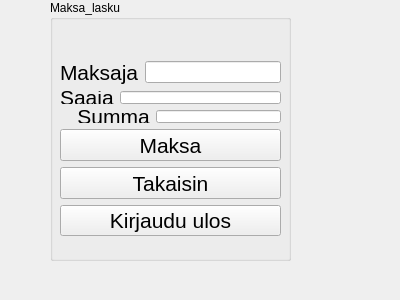
<?xml version="1.0" encoding="UTF-8"?>
<ui version="4.0">
 <class>Maksa_Lasku</class>
 <widget class="QWidget" name="Maksa_Lasku">
  <property name="geometry">
   <rect>
    <x>0</x>
    <y>0</y>
    <width>400</width>
    <height>300</height>
   </rect>
  </property>
  <property name="windowTitle">
   <string>Form</string>
  </property>
  <widget class="QGroupBox" name="groupBox_Maksa_lasku">
   <property name="geometry">
    <rect>
     <x>50</x>
     <y>0</y>
     <width>241</width>
     <height>261</height>
    </rect>
   </property>
   <property name="title">
    <string>Maksa_lasku</string>
   </property>
   <widget class="QWidget" name="">
    <property name="geometry">
     <rect>
      <x>10</x>
      <y>60</y>
      <width>221</width>
      <height>176</height>
     </rect>
    </property>
    <layout class="QVBoxLayout" name="verticalLayout_3">
     <item>
      <layout class="QHBoxLayout" name="horizontalLayout_3">
       <item>
        <widget class="QLabel" name="label_Maksaja">
         <property name="font">
          <font>
           <pointsize>16</pointsize>
          </font>
         </property>
         <property name="text">
          <string>Maksaja</string>
         </property>
        </widget>
       </item>
       <item>
        <widget class="QLineEdit" name="lineEdit_Maksaja"/>
       </item>
      </layout>
     </item>
     <item>
      <layout class="QVBoxLayout" name="verticalLayout_2">
       <item>
        <layout class="QVBoxLayout" name="verticalLayout">
         <item>
          <layout class="QHBoxLayout" name="horizontalLayout_2">
           <item>
            <widget class="QLabel" name="label_Saaja">
             <property name="font">
              <font>
               <pointsize>16</pointsize>
              </font>
             </property>
             <property name="text">
              <string>Saaja</string>
             </property>
            </widget>
           </item>
           <item>
            <widget class="QLineEdit" name="lineEdit_Tilinnumero"/>
           </item>
          </layout>
         </item>
         <item>
          <layout class="QHBoxLayout" name="horizontalLayout">
           <item>
            <widget class="QLabel" name="label_Summa">
             <property name="font">
              <font>
               <pointsize>16</pointsize>
              </font>
             </property>
             <property name="text">
              <string>   Summa</string>
             </property>
            </widget>
           </item>
           <item>
            <widget class="QLineEdit" name="lineEdit_Summa"/>
           </item>
          </layout>
         </item>
        </layout>
       </item>
       <item>
        <widget class="QPushButton" name="pushButton_Maksa">
         <property name="font">
          <font>
           <pointsize>16</pointsize>
          </font>
         </property>
         <property name="text">
          <string>Maksa</string>
         </property>
        </widget>
       </item>
       <item>
        <widget class="QPushButton" name="pushButton_Takaisin">
         <property name="font">
          <font>
           <pointsize>16</pointsize>
          </font>
         </property>
         <property name="text">
          <string>Takaisin</string>
         </property>
        </widget>
       </item>
       <item>
        <widget class="QPushButton" name="pushButton_Kirjaudu_ulos">
         <property name="font">
          <font>
           <pointsize>16</pointsize>
          </font>
         </property>
         <property name="text">
          <string>Kirjaudu ulos</string>
         </property>
        </widget>
       </item>
      </layout>
     </item>
    </layout>
   </widget>
  </widget>
 </widget>
 <resources/>
 <connections/>
</ui>
